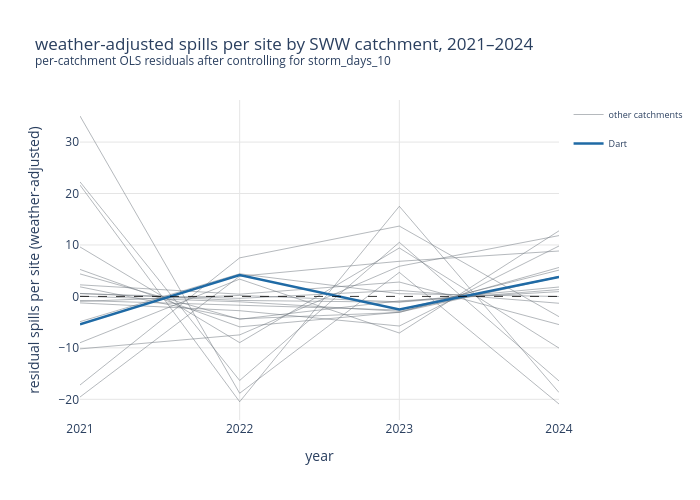

Notebook source saved alongside this figure:
### Code cell
# interactive plotly version of the 4d per catchment residuals chart - replicates the matplotlib version above with hover tooltips and legend toggle per catchment
fig = go.Figure()

for catchment, group in resid_df.groupby('catchment_name'):
    data = group.sort_values('year')
    if catchment == 'Dart':
        continue  # dart plotted last so it renders on top of all grey lines
    fig.add_trace(go.Scatter(
        x=data['year'], # year on x axis
        y=data['residual'], # weather adjusted residual on y axis
        mode='lines', # lines only - no markers
        name='other catchments', # all grey lines share one legend entry
        legendgroup='others', # groups all grey lines so one legend click toggles all of them together
        showlegend=(catchment == resid_df['catchment_name'].unique()[0]), # only first grey trace shows in legend - avoids 19 duplicate entries
        line=dict(color=COLOUR_NATIONAL, width=1), # grey colour matched to matplotlib version
        opacity=0.5, # matched to matplotlib alpha
        customdata=[[catchment]] * len(data), # passes catchment name into hover via customdata
        hovertemplate='<b>%{customdata[0]}</b><br>year: %{x}<br>residual: %{y:.2f}<extra></extra>',)) # hover shows catchment name, year and residual value

dart_resid = resid_df[resid_df['catchment_name'] == 'Dart'].sort_values('year')
fig.add_trace(go.Scatter(
    x=dart_resid['year'], # year on x axis
    y=dart_resid['residual'], # weather adjusted residual on y axis
    mode='lines', # lines only - no markers
    name='Dart', # separate legend entry for dart
    legendgroup='dart', # dart in its own legend group
    line=dict(color=COLOUR_DART, width=2.5), # blue colour and heavier line weight matched to matplotlib version
    hovertemplate='<b>Dart</b><br>year: %{x}<br>residual: %{y:.2f}<extra></extra>',)) # hover shows dart name, year and residual value

fig.add_hline(y=0, line_dash='dash', line_color='black', line_width=0.8) # reference line at zero - above means more spills than weather predicts, below means fewer

fig.update_layout(
    title='weather-adjusted spills per site by SWW catchment, 2021–2024<br><sup>per-catchment OLS residuals after controlling for storm_days_10</sup>', # matches matplotlib title
    xaxis_title='year', # matches matplotlib x axis label
    yaxis_title='residual spills per site (weather-adjusted)', # matches matplotlib y axis label
    height=500, # height in pixels
    plot_bgcolor='white', # white plot background to match seaborn whitegrid style
    paper_bgcolor='white', # white paper background
    width=700, # constrains chart width to match matplotlib figure width
    legend=dict(font=dict(size=9)),) # legend font size matched to matplotlib version

fig.update_xaxes(showgrid=True, gridcolor='#e5e5e5', tickvals=[2021, 2022, 2023, 2024]) # integer year ticks only - matches matplotlib set_xticks
fig.update_yaxes(showgrid=True, gridcolor='#e5e5e5') # light grey grid lines on y axis

print('The chart below is interactive - hover over any line to see exact values, or click a legend entry to show or hide individual series.') # signpost printed directly above the chart output
fig.show()

### Figure 1 — Plotly figure (JSON) as saved in the notebook; plotly's stock layout.template omitted (floating-point values rounded to 4 significant figures)
{"data": [{"customdata": [["Allen"], ["Allen"], ["Allen"], ["Allen"]], "hovertemplate": "<b>%{customdata[0]}</b><br>year: %{x}<br>residual: %{y:.2f}<extra></extra>", "legendgroup": "others", "line": {"color": "#6c757d", "width": 1}, "mode": "lines", "name": "other catchments", "opacity": 0.5, "showlegend": true, "type": "scatter", "x": [2021, 2022, 2023, 2024], "y": [35.07, -18.83, 4.673, -20.91]}, {"customdata": [["Exe (Barle to Culm)"], ["Exe (Barle to Culm)"], ["Exe (Barle to Culm)"], ["Exe (Barle to Culm)"]], "hovertemplate": "<b>%{customdata[0]}</b><br>year: %{x}<br>residual: %{y:.2f}<extra></extra>", "legendgroup": "others", "line": {"color": "#6c757d", "width": 1}, "mode": "lines", "name": "other catchments", "opacity": 0.5, "showlegend": false, "type": "scatter", "x": [2021, 2022, 2023, 2024], "y": [-1.264, -2.778, -5.759, 9.8]}, {"customdata": [["Harbourne River"], ["Harbourne River"], ["Harbourne River"], ["Harbourne River"]], "hovertemplate": "<b>%{customdata[0]}</b><br>year: %{x}<br>residual: %{y:.2f}<extra></extra>", "legendgroup": "others", "line": {"color": "#6c757d", "width": 1}, "mode": "lines", "name": "other catchments", "opacity": 0.5, "showlegend": false, "type": "scatter", "x": [2021, 2022, 2023, 2024], "y": [22.26, -16.34, 10.51, -16.44]}, {"customdata": [["Lower Axe"], ["Lower Axe"], ["Lower Axe"], ["Lower Axe"]], "hovertemplate": "<b>%{customdata[0]}</b><br>year: %{x}<br>residual: %{y:.2f}<extra></extra>", "legendgroup": "others", "line": {"color": "#6c757d", "width": 1}, "mode": "lines", "name": "other catchments", "opacity": 0.5, "showlegend": false, "type": "scatter", "x": [2021, 2022, 2023, 2024], "y": [0.5456, -0.3819, 1.168, -1.332]}, {"customdata": [["Lower Culm"], ["Lower Culm"], ["Lower Culm"], ["Lower Culm"]], "hovertemplate": "<b>%{customdata[0]}</b><br>year: %{x}<br>residual: %{y:.2f}<extra></extra>", "legendgroup": "others", "line": {"color": "#6c757d", "width": 1}, "mode": "lines", "name": "other catchments", "opacity": 0.5, "showlegend": false, "type": "scatter", "x": [2021, 2022, 2023, 2024], "y": [-0.7917, -1.675, -2.644, 5.11]}, {"customdata": [["Lower River Inny"], ["Lower River Inny"], ["Lower River Inny"], ["Lower River Inny"]], "hovertemplate": "<b>%{customdata[0]}</b><br>year: %{x}<br>residual: %{y:.2f}<extra></extra>", "legendgroup": "others", "line": {"color": "#6c757d", "width": 1}, "mode": "lines", "name": "other catchments", "opacity": 0.5, "showlegend": false, "type": "scatter", "x": [2021, 2022, 2023, 2024], "y": [9.614, -8.986, 9.417, -10.05]}, {"customdata": [["Lower River Lynher"], ["Lower River Lynher"], ["Lower River Lynher"], ["Lower River Lynher"]], "hovertemplate": "<b>%{customdata[0]}</b><br>year: %{x}<br>residual: %{y:.2f}<extra></extra>", "legendgroup": "others", "line": {"color": "#6c757d", "width": 1}, "mode": "lines", "name": "other catchments", "opacity": 0.5, "showlegend": false, "type": "scatter", "x": [2021, 2022, 2023, 2024], "y": [21.64, -20.47, 17.52, -18.68]}, {"customdata": [["Lower River Otter"], ["Lower River Otter"], ["Lower River Otter"], ["Lower River Otter"]], "hovertemplate": "<b>%{customdata[0]}</b><br>year: %{x}<br>residual: %{y:.2f}<extra></extra>", "legendgroup": "others", "line": {"color": "#6c757d", "width": 1}, "mode": "lines", "name": "other catchments", "opacity": 0.5, "showlegend": false, "type": "scatter", "x": [2021, 2022, 2023, 2024], "y": [-0.9689, 0.1938, -1.054, 1.829]}, {"customdata": [["Lower River Tamar"], ["Lower River Tamar"], ["Lower River Tamar"], ["Lower River Tamar"]], "hovertemplate": "<b>%{customdata[0]}</b><br>year: %{x}<br>residual: %{y:.2f}<extra></extra>", "legendgroup": "others", "line": {"color": "#6c757d", "width": 1}, "mode": "lines", "name": "other catchments", "opacity": 0.5, "showlegend": false, "type": "scatter", "x": [2021, 2022, 2023, 2024], "y": [4.371, -4.429, -0.8723, 0.9304]}, {"customdata": [["Lower River Tavy"], ["Lower River Tavy"], ["Lower River Tavy"], ["Lower River Tavy"]], "hovertemplate": "<b>%{customdata[0]}</b><br>year: %{x}<br>residual: %{y:.2f}<extra></extra>", "legendgroup": "others", "line": {"color": "#6c757d", "width": 1}, "mode": "lines", "name": "other catchments", "opacity": 0.5, "showlegend": false, "type": "scatter", "x": [2021, 2022, 2023, 2024], "y": [0.0489, -1.049, -2.906, 3.906]}, {"customdata": [["Meavy"], ["Meavy"], ["Meavy"], ["Meavy"]], "hovertemplate": "<b>%{customdata[0]}</b><br>year: %{x}<br>residual: %{y:.2f}<extra></extra>", "legendgroup": "others", "line": {"color": "#6c757d", "width": 1}, "mode": "lines", "name": "other catchments", "opacity": 0.5, "showlegend": false, "type": "scatter", "x": [2021, 2022, 2023, 2024], "y": [-9.002, 3.362, -7.112, 12.75]}, {"customdata": [["Seaton"], ["Seaton"], ["Seaton"], ["Seaton"]], "hovertemplate": "<b>%{customdata[0]}</b><br>year: %{x}<br>residual: %{y:.2f}<extra></extra>", "legendgroup": "others", "line": {"color": "#6c757d", "width": 1}, "mode": "lines", "name": "other catchments", "opacity": 0.5, "showlegend": false, "type": "scatter", "x": [2021, 2022, 2023, 2024], "y": [-4.908, 4.393, 0.5326, -0.01684]}, {"customdata": [["Spratford Stream"], ["Spratford Stream"], ["Spratford Stream"], ["Spratford Stream"]], "hovertemplate": "<b>%{customdata[0]}</b><br>year: %{x}<br>residual: %{y:.2f}<extra></extra>", "legendgroup": "others", "line": {"color": "#6c757d", "width": 1}, "mode": "lines", "name": "other catchments", "opacity": 0.5, "showlegend": false, "type": "scatter", "x": [2021, 2022, 2023, 2024], "y": [1.86, -4.364, -3.12, 5.623]}, {"customdata": [["Tale"], ["Tale"], ["Tale"], ["Tale"]], "hovertemplate": "<b>%{customdata[0]}</b><br>year: %{x}<br>residual: %{y:.2f}<extra></extra>", "legendgroup": "others", "line": {"color": "#6c757d", "width": 1}, "mode": "lines", "name": "other catchments", "opacity": 0.5, "showlegend": false, "type": "scatter", "x": [2021, 2022, 2023, 2024], "y": [-19.56, 3.912, 6.824, 8.824]}, {"customdata": [["Teign (Lower)"], ["Teign (Lower)"], ["Teign (Lower)"], ["Teign (Lower)"]], "hovertemplate": "<b>%{customdata[0]}</b><br>year: %{x}<br>residual: %{y:.2f}<extra></extra>", "legendgroup": "others", "line": {"color": "#6c757d", "width": 1}, "mode": "lines", "name": "other catchments", "opacity": 0.5, "showlegend": false, "type": "scatter", "x": [2021, 2022, 2023, 2024], "y": [2.251, 0.4335, 2.793, -5.478]}, {"customdata": [["Torridge (Combe Lake to Lew)"], ["Torridge (Combe Lake to Lew)"], ["Torridge (Combe Lake to Lew)"], ["Torridge (Combe Lake to Lew)"]], "hovertemplate": "<b>%{customdata[0]}</b><br>year: %{x}<br>residual: %{y:.2f}<extra></extra>", "legendgroup": "others", "line": {"color": "#6c757d", "width": 1}, "mode": "lines", "name": "other catchments", "opacity": 0.5, "showlegend": false, "type": "scatter", "x": [2021, 2022, 2023, 2024], "y": [-17.22, 7.491, 13.67, -3.938]}, {"customdata": [["Torridge (Lew to Estuary)"], ["Torridge (Lew to Estuary)"], ["Torridge (Lew to Estuary)"], ["Torridge (Lew to Estuary)"]], "hovertemplate": "<b>%{customdata[0]}</b><br>year: %{x}<br>residual: %{y:.2f}<extra></extra>", "legendgroup": "others", "line": {"color": "#6c757d", "width": 1}, "mode": "lines", "name": "other catchments", "opacity": 0.5, "showlegend": false, "type": "scatter", "x": [2021, 2022, 2023, 2024], "y": [0.5794, -0.7857, -1.127, 1.333]}, {"customdata": [["Walkham"], ["Walkham"], ["Walkham"], ["Walkham"]], "hovertemplate": "<b>%{customdata[0]}</b><br>year: %{x}<br>residual: %{y:.2f}<extra></extra>", "legendgroup": "others", "line": {"color": "#6c757d", "width": 1}, "mode": "lines", "name": "other catchments", "opacity": 0.5, "showlegend": false, "type": "scatter", "x": [2021, 2022, 2023, 2024], "y": [-10.2, -7.481, 5.859, 11.82]}, {"customdata": [["Wray Brook"], ["Wray Brook"], ["Wray Brook"], ["Wray Brook"]], "hovertemplate": "<b>%{customdata[0]}</b><br>year: %{x}<br>residual: %{y:.2f}<extra></extra>", "legendgroup": "others", "line": {"color": "#6c757d", "width": 1}, "mode": "lines", "name": "other catchments", "opacity": 0.5, "showlegend": false, "type": "scatter", "x": [2021, 2022, 2023, 2024], "y": [5.244, -5.919, -3.066, 3.741]}, {"hovertemplate": "<b>Dart</b><br>year: %{x}<br>residual: %{y:.2f}<extra></extra>", "legendgroup": "dart", "line": {"color": "#1f6aa5", "width": 2.5}, "mode": "lines", "name": "Dart", "type": "scatter", "x": [2021, 2022, 2023, 2024], "y": [-5.402, 4.147, -2.547, 3.802]}], "layout": {"height": 500, "legend": {"font": {"size": 9}}, "paper_bgcolor": "white", "plot_bgcolor": "white", "shapes": [{"line": {"color": "black", "dash": "dash", "width": 0.8}, "type": "line", "x0": 0, "x1": 1, "xref": "x domain", "y0": 0, "y1": 0, "yref": "y"}], "title": {"text": "weather-adjusted spills per site by SWW catchment, 2021–2024<br><sup>per-catchment OLS residuals after controlling for storm_days_10</sup>"}, "width": 700, "xaxis": {"autorange": true, "gridcolor": "#e5e5e5", "range": [2021, 2024], "showgrid": true, "tickvals": [2021, 2022, 2023, 2024], "title": {"text": "year"}, "type": "linear"}, "yaxis": {"autorange": true, "gridcolor": "#e5e5e5", "range": [-24.02, 38.18], "showgrid": true, "title": {"text": "residual spills per site (weather-adjusted)"}, "type": "linear"}}}
